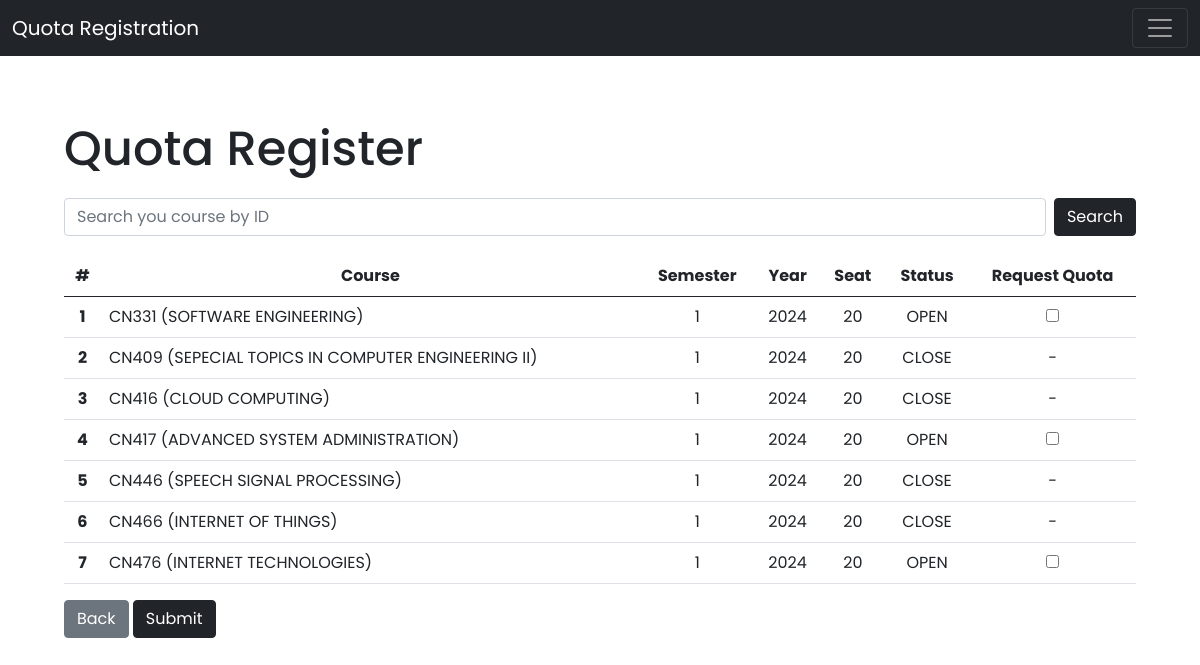
Page /courses/all_courses/ on the committed database.
### courses/models.py (models this page shows, shortened)
class Course(models.Model):
    COURSE_STATUS = [
        ('open', 'OPEN'),
        ('close', 'CLOSE')
    ]
    course_id = models.CharField(max_length=10, unique=True)
    course_name = models.CharField(max_length=60, unique=True)
    semester = models.IntegerField()
    year = models.IntegerField()
    seat = models.IntegerField()
    course_status = models.CharField(max_length=10, choices=COURSE_STATUS, default='open')

### courses/views.py (the view)
# urls.py: path('all_courses/', views.all_courses, name='all_courses'),
def all_courses(request):
    search_query = request.GET.get('search_query', '')
    all_courses = Course.objects.filter(
        course_id__icontains=search_query
    ).order_by('course_id')
    context = { 'courses': all_courses, 'search_query': search_query }
    return render(request, 'courses/all_courses.html', context)

### courses/templates/courses/all_courses.html (shortened to what this page needs)
{% extends 'students/layout.html' %}
{% block body %}
<div class="register-body">
    <h2>Quota Register</h2>
    <form class="d-flex" method="get" action="{% url 'all_courses' %}">
        <input class="form-control me-2" type="text" name="search_query" placeholder="Search you course by ID" value="{{ search_query }}">
        <button class="btn btn-dark" type="submit">Search</button>
    </form>
    <form method="post" action="{% url 'confirm' %}">
        <table class="table table-hover">
            <thead>
                <tr>
                    <th scope="col">#</th>
                    <th scope="col">Course</th>
                    <th scope="col">Semester</th>
                    <th scope="col">Year</th>
                    <th scope="col">Seat</th>
                    <th scope="col">Status</th>
                    <th scope="col">Request Quota</th>
                </tr>
            </thead>
            <tbody>
                {% for course in courses %}
                <tr>
                    <th scope="row">{{ forloop.counter }}</th>
                    <td style="text-align: left;">{{ course.course_id }} ({{ course.course_name }})</td>
                    <td>{{ course.semester }}</td>
                    <td>{{ course.year }}</td>
                    <td>{{ course.seat }}</td>
                    <td>{{ course.course_status }}</td>
                    {% if course.course_status == 'OPEN' %}
                        <td><input type="checkbox" name="selected_courses" value="{{ course.course_id }}"></td>
                    {% else %}
                        <td>-</td>
                    {% endif %}
                </tr>
                {% endfor %}
            </tbody>
        </table>
        <a class="btn btn-secondary" href="{% url 'home' %}">Back</a>
        <button type="submit" class="btn btn-dark">Submit</button>
    </form>
</div>
{% endblock %}

### students/templates/students/layout.html (shortened to what this page needs)
{% load static %}
<!DOCTYPE html>
<html lang="en">
<head>
    <link href="https://cdn.jsdelivr.net/npm/bootstrap@5.0.2/dist/css/bootstrap.min.css" rel="stylesheet"
>
    <link rel="stylesheet" href="https://cdnjs.cloudflare.com/ajax/libs/font-awesome/6.4.2/css/all.min.css"
 />
    <link rel="stylesheet" href="{% static 'students/style.css' %}">
</head>
<body>
    <nav class="navbar navbar-dark bg-dark">
        <div class="container-fluid">
            <a class="navbar-brand" href="{% url 'home' %}">Quota Registration</a>
            <button class="navbar-toggler" type="button" data-bs-toggle="collapse" data-bs-target="#navbarNav"
                aria-controls="navbarNav" aria-expanded="false" aria-label="Toggle navigation">
                <span class="navbar-toggler-icon"></span>
            </button>
        </div>
    </nav>
    {% block body %}
    {% endblock %}
</body>
</html>

### students/static/students/style.css (style rules this page uses)
* { font-family: 'Poppins', sans-serif; }
h2 { font-size: 48px; }
table { text-align: center; max-width: 100%; }
.register-body { display: block; justify-content: center; margin: 4rem; }
.register-body h2 { margin-bottom: 20px; }
.register-body form { margin-bottom: 20px; }

### rows in the picture
Course: course_id "CN331", course_name "SOFTWARE ENGINEERING", semester "1", year "2024", seat "20", course_status "OPEN"
Course: course_id "CN409", course_name "SEPECIAL TOPICS IN COMPUTER ENGINEERING II", semester "1", year "2024", seat "20", course_status "CLOSE"
Course: course_id "CN416", course_name "CLOUD COMPUTING", semester "1", year "2024", seat "20", course_status "CLOSE"
Course: course_id "CN417", course_name "ADVANCED SYSTEM ADMINISTRATION", semester "1", year "2024", seat "20", course_status "OPEN"
Course: course_id "CN446", course_name "SPEECH SIGNAL PROCESSING", semester "1", year "2024", seat "20", course_status "CLOSE"
Course: course_id "CN466", course_name "INTERNET OF THINGS", semester "1", year "2024", seat "20", course_status "CLOSE"
Course: course_id "CN476", course_name "INTERNET TECHNOLOGIES", semester "1", year "2024", seat "20", course_status "OPEN"
